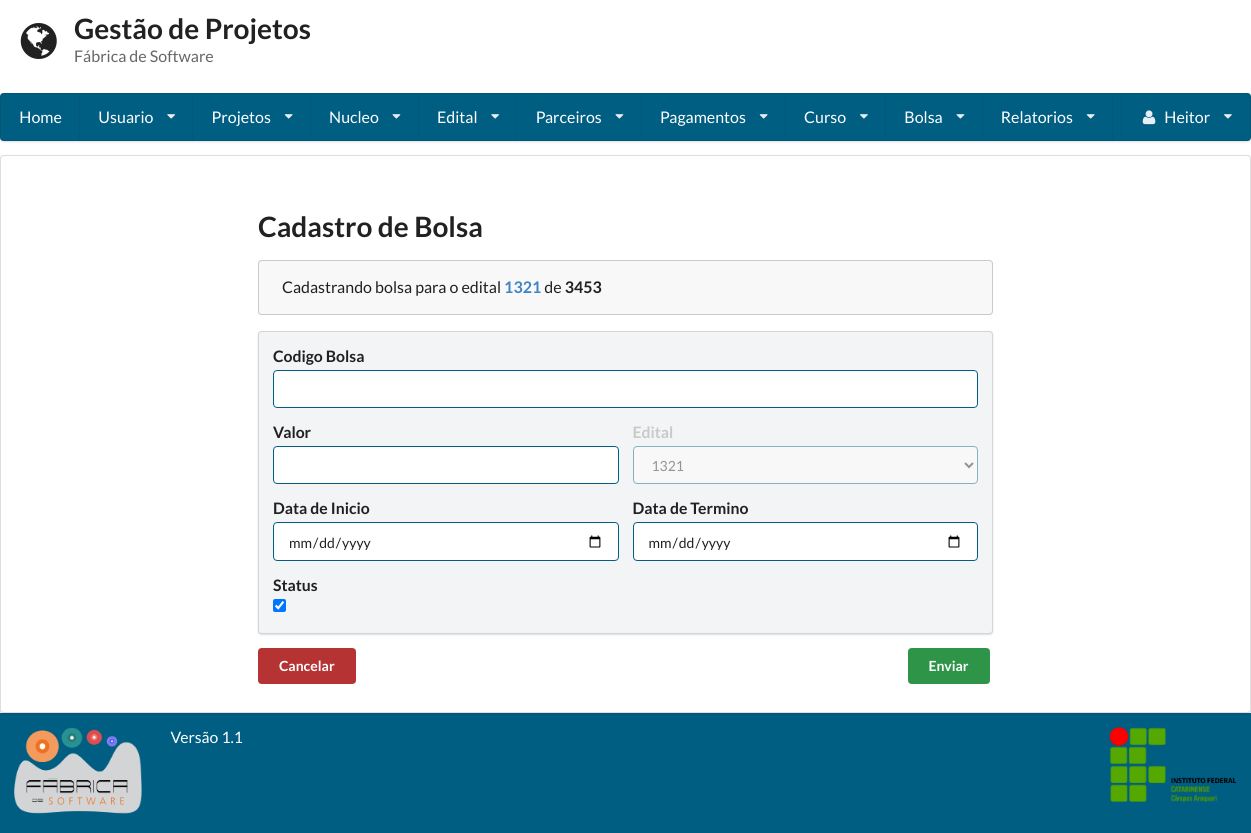
Page /bolsa/edital/1/ (signed in) on the committed database.
### gestaoapp/models/edital.py (models this page shows, shortened)
class Edital(models.Model):
    numero = models.IntegerField(unique=True)
    orgao_concedente = models.CharField(max_length=255)
    dt_inicio = models.DateField()
    dt_termino = models.DateField()
    url_edital = models.URLField(max_length=200, null=True, blank=True)
    verba = models.FloatField(null=True, blank=True)
    qtd_bolsa = models.IntegerField(null=True, blank=True)
    pdf_edital = models.FileField(null=True, blank=True)
    data_hora_cadastro = models.DateTimeField(auto_now=True)
    responsavel_cadastro = models.ForeignKey(User)

### gestaoapp/views/bolsa.py (the view, shortened to what this page needs)
# urls.py: url(r'^editar_bolsa/(?P<bolsa_id>\d+)/(?P<edital_id>\d+)/$', CadastroBolsa.as_view(), name='editar_bolsa'),
class CadastroBolsa(LoginRequiredMixin, View):
    template = 'bolsa/cadastro.html'
    def get(self, request, bolsa_id=None, edital_id=None):
        context_dict = {}
        if bolsa_id:
            bolsa = Bolsa.objects.get(id=bolsa_id)
            form = FormBolsaEdit(instance=bolsa)
            editar = True
        else:
            form = FormBolsa()
            editar = False
        if edital_id:
            edital = get_edital(edital_id)
            if edital:
                qtd_bolsa_cadastradas = quantidade_bolsas(edital_id)
                context_dict['edital'] = edital
                context_dict['qtd_bolsa_cadastradas'] = qtd_bolsa_cadastradas
                if qtd_bolsa_cadastradas >= edital.qtd_bolsa:
                    return HttpResponseRedirect(reverse('visualizar_edital', kwargs={'edital_id': edital_id}))
        context_dict['form'] = form
        context_dict['editar'] = editar
        return render(request, self.template, context_dict)

### gestaoapp/forms/bolsa.py
class FormBolsa(forms.ModelForm):
    dt_inicio = forms.DateField(label='dt_inicio')
    dt_termino = forms.DateField(label='dt_termino')
    class Meta:
        model = Bolsa
        exclude = ('vinculos', 'responsavel_cadastro', 'responsavel_gerencia',)

### gestaoapp/views/bolsa.py (called while the page is built)
def get_edital(edital_id):
    try:
        return Edital.objects.get(pk=edital_id)
    except:
        return None

def quantidade_bolsas(edital_id):
    return Bolsa.objects.filter(edital=edital_id).count()

### gestaoapp/templates/bolsa/cadastro.html (shortened to what this page needs)
{% extends 'base.html' %}
{% block conteudo %}
    {% if user.is_superuser %}
        <form method='POST'>
            <h1 class="ui header">
                {% if editar %}
                    Editar Bolsa
                {% else %}
                    Cadastro de Bolsa
                {% endif %}
            </h1>
                {% if edital %}
                <div class="ui large message">
                    Cadastrando bolsa para o edital <a href="/visualizar_edital/{{ edital.id }}/"><strong>{{ edital.numero }}</strong></a> de <strong>{{ edital.orgao_concedente }}</strong>
                </div>
                {% endif %}
                <div class="ui secondary segment">
                    <div class="ui form">
                        <div class="field">
                            <label>Codigo Bolsa</label>
                            {{ form.codigo }}
                        </div>
                        <div class="two fields">
                            <div class="field">
                                <label>Valor</label>
                                {{ form.valor }}
                            </div>
                            <div class="{% if edital %}disabled{% endif %} field">
                             <label>Edital</label>
                                {% if edital %}
                                <select name="edital">
                                    <option value="{{ edital.id }}" selected="selected">{{ edital.numero }}</option>
                                </select>
                                {% endif %}
                            </div>
                    </div>
                    <div class="two fields">
                        <div class="field">
                            <label>Data de Inicio</label>
                                {% if editar %}
                                    {{ form.dt_inicio }}
                                {% else %}
                                    <input type="date" name="dt_inicio" placeholder="dd/mm/YY">
                                {% endif %}
                            </div>
                            <div class="field">
                                <label>Data de Termino</label>
                                {% if editar %}
                                    {{ form.dt_termino }}
                                {% else %}
                                    <input type="date" name="dt_termino">
                                {% endif %}
                            </div>
                        </div>
                        <div class="field">
                            <label>Status</label>
                            {{ form.status }}
                        </div>
                    </div>
                </div>
                <input type="submit" value="Enviar" class="ui submit button direita verde_escuro"/>
            </form>
            <a href='/consulta_edital/'>
                <button class='ui red button'>Cancelar</button>
            </a>
            </div>
    {% endif %}
{% endblock %}

### gestaoapp/templates/base.html (shortened to what this page needs)
<!doctype html>
<head>
    {% load staticfiles %}
    <link rel="stylesheet" href="{% static 'semantic-2.1/dist/semantic.css' %}"/>
    <link rel="stylesheet" href="{% static 'base.css' %}"/>
</head>
<body class="cor-fundo">
<header class="cabecalho">
    <div class="ui grid">
        <div class="row">
            <div class='twelve wide column'>
                <h1 class="ui header">
                    <i class='ui icon world'></i>
                    <div class="ui content">
                        Gestão de Projetos
                        <p class="sub header">
                            Fábrica de Software
                        </p>
                    </div>
                </h1>
            </div>
        </div>
        {% if user.is_authenticated %}
            <div class="computer only row">
                <nav class="ui large menu stackable"><a class="item" href="/home">Home</a>
                    <div class="ui dropdown item">Usuario<i class="dropdown icon"></i>
                    </div>
                    <div class="ui dropdown item">Projetos<i class="dropdown icon"></i>
                    </div>
                    <div class="ui dropdown item">Nucleo<i class="dropdown icon"></i>
                    </div>
                    <div class="ui dropdown item">Edital<i class="dropdown icon"></i>
                    </div>
                    <div class="ui dropdown item">Parceiros<i class="dropdown icon"></i>
                    </div>
                    <div class="ui dropdown item">Pagamentos<i class="dropdown icon"></i>
                    </div>
                    {% if user.is_superuser %}
                        <div class="ui dropdown item">Curso<i class="dropdown icon"></i>
                        </div>
                    {% endif %}
                    {% if user.is_superuser %}
                        <div class="ui dropdown item">Bolsa<i class="dropdown icon"></i>
                        </div>
                    {% endif %}
                    {% if user.is_superuser %}
                        <div class="ui dropdown item">Relatorios<i class="dropdown icon"></i>
                        </div>
                    {% endif %}
                    <div class="ui dropdown item right floated"><i class="user icon"></i>
                        {{ request.user.first_name }} <i class="dropdown icon"></i>
                    </div>
                </nav>
            </div>
        {% endif %}
    </div>
</header>
<article class="corpo ui segment cor-conteudo">
    <div class="ui grid">
        <div class="row">
            <div class="three wide column"></div>
            <div class="ten wide column">
                {% block conteudo %}
                {% endblock %}
            </div>
        </div>
</article>
<footer class="ui grid rodape verde_escuro">
    <div class="two wide column">
        <img class="ui small image" src="{% static 'fabrica.png' %}">
    </div>
    <div class=" twelve wide column">
        <label class="centered"> Versão 1.1 </label>
    </div>
    <div class="two wide column">
        <img class="ui small image" src="{% static 'ifc2.png' %}">
    </div>
</footer>
</body>
</html>

### static/base.css (style rules this page uses)
.direita { float: right; }
.ui.grid { margin: 0 !important; padding: 0 !important; }
.cabecalho { min-height: 16% !important; color: #005e83 !important; }
.cabecalho .grid { margin: 0 !important; padding: 0 !important; }
.corpo { min-height: 64.9% !important; }
.rodape { min-height: 11% !important; }
article { margin: 0 !important; }
.red { background-color: #B63333 !important; }
.verde_escuro { background: #005e83 !important; color: #FFFFFF !important; }
.ui.menu { width: 100% !important; background-color: #005e83 !important; }
.ui.menu > .item { color: #FFF !important; }
label { font-size: 1.125em !important; }
input { border-color: #005E83 !important; }
select { border-color: #005E83 !important; }
input.verde_escuro { background-color: #2E9447 !important; }

### rows in the picture
Edital: numero "1321", orgao_concedente "3453", edital "1321"

### other values in the picture
{{ request.user.first_name }} "Heitor"
